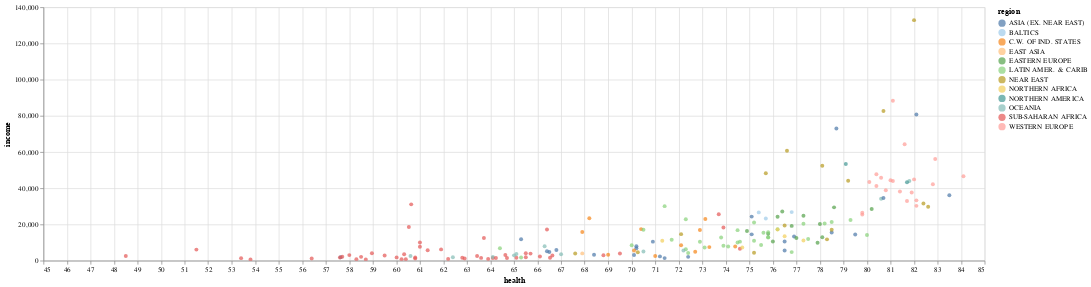

The notebook cell this image was saved under:
### Code cell
# 1.1 - Scatter Plot 3 Attributes - Country/Region as a colour
alt.Chart(health_data).mark_circle().encode(
    alt.X('health', scale=alt.Scale(zero=False)),
    alt.Y('income', scale=alt.Scale(zero=False, padding=1)),
    color=alt.Color('region', scale=alt.Scale(scheme='tableau20')),
    # size=alt.Size('population', scale=alt.Scale(range=[10, 1000])),
    # size='population',
    tooltip=['country', 'region', 'health', 'income', 'population']
).interactive().properties(width=1300,height=350)

### Figure 1 — Vega-Lite specification as saved in the notebook (floating-point values rounded to 4 significant figures; data arrays with more than 128 entries replaced by an {"elided": "..."} marker saying what was removed)
{"config": {"view": {"continuousWidth": 400, "continuousHeight": 300}}, "data": {"name": "data-c9fec259f3fed63dc0a1c0a51ca8a66f"}, "mark": "circle", "encoding": {"color": {"type": "nominal", "field": "region", "scale": {"scheme": "tableau20"}}, "tooltip": [{"type": "nominal", "field": "country"}, {"type": "nominal", "field": "region"}, {"type": "quantitative", "field": "health"}, {"type": "quantitative", "field": "income"}, {"type": "quantitative", "field": "population"}], "x": {"type": "quantitative", "field": "health", "scale": {"zero": false}}, "y": {"type": "quantitative", "field": "income", "scale": {"padding": 1, "zero": false}}}, "height": 350, "selection": {"selector034": {"type": "interval", "bind": "scales", "encodings": ["x", "y"]}}, "width": 1300, "$schema": "https://vega.github.io/schema/vega-lite/v4.8.1.json", "datasets": {"data-c9fec259f3fed63dc0a1c0a51ca8a66f": {"elided": "187 records"}}}
